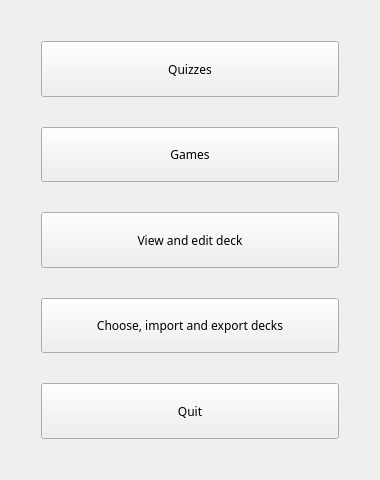
<?xml version="1.0" encoding="UTF-8"?>
<ui version="4.0">
 <class>DeckMenu</class>
 <widget class="QDialog" name="DeckMenu">
  <property name="geometry">
   <rect>
    <x>0</x>
    <y>0</y>
    <width>380</width>
    <height>480</height>
   </rect>
  </property>
  <property name="windowTitle">
   <string>Inter Planetary Flash Cards</string>
  </property>
  <property name="styleSheet">
   <string notr="true">#DeckMenu { border-image: url(split_grey_background.jpg) 0 0 0 0 stretch stretch;}</string>
  </property>
  <layout class="QVBoxLayout" name="verticalLayout_2">
   <item>
    <layout class="QVBoxLayout" name="verticalLayout">
     <property name="spacing">
      <number>30</number>
     </property>
     <property name="sizeConstraint">
      <enum>QLayout::SetDefaultConstraint</enum>
     </property>
     <property name="leftMargin">
      <number>30</number>
     </property>
     <property name="topMargin">
      <number>30</number>
     </property>
     <property name="rightMargin">
      <number>30</number>
     </property>
     <property name="bottomMargin">
      <number>30</number>
     </property>
     <item>
      <widget class="QPushButton" name="pushButtonQuizzes">
       <property name="sizePolicy">
        <sizepolicy hsizetype="Expanding" vsizetype="Expanding">
         <horstretch>0</horstretch>
         <verstretch>0</verstretch>
        </sizepolicy>
       </property>
       <property name="minimumSize">
        <size>
         <width>0</width>
         <height>40</height>
        </size>
       </property>
       <property name="font">
        <font>
         <family>Menlo</family>
        </font>
       </property>
       <property name="text">
        <string>Quizzes</string>
       </property>
       <property name="autoDefault">
        <bool>false</bool>
       </property>
      </widget>
     </item>
     <item>
      <widget class="QPushButton" name="pushButtonGames">
       <property name="sizePolicy">
        <sizepolicy hsizetype="Expanding" vsizetype="Expanding">
         <horstretch>0</horstretch>
         <verstretch>0</verstretch>
        </sizepolicy>
       </property>
       <property name="minimumSize">
        <size>
         <width>0</width>
         <height>40</height>
        </size>
       </property>
       <property name="font">
        <font>
         <family>Menlo</family>
        </font>
       </property>
       <property name="text">
        <string>Games</string>
       </property>
       <property name="autoDefault">
        <bool>false</bool>
       </property>
      </widget>
     </item>
     <item>
      <widget class="QPushButton" name="pushButtonEditDeck">
       <property name="sizePolicy">
        <sizepolicy hsizetype="Expanding" vsizetype="Expanding">
         <horstretch>0</horstretch>
         <verstretch>0</verstretch>
        </sizepolicy>
       </property>
       <property name="minimumSize">
        <size>
         <width>0</width>
         <height>40</height>
        </size>
       </property>
       <property name="font">
        <font>
         <family>Menlo</family>
        </font>
       </property>
       <property name="text">
        <string>View and edit deck</string>
       </property>
       <property name="autoDefault">
        <bool>false</bool>
       </property>
      </widget>
     </item>
     <item>
      <widget class="QPushButton" name="pushButtonImporter">
       <property name="sizePolicy">
        <sizepolicy hsizetype="Expanding" vsizetype="Expanding">
         <horstretch>0</horstretch>
         <verstretch>0</verstretch>
        </sizepolicy>
       </property>
       <property name="minimumSize">
        <size>
         <width>0</width>
         <height>40</height>
        </size>
       </property>
       <property name="font">
        <font>
         <family>Menlo</family>
        </font>
       </property>
       <property name="text">
        <string>Choose, import and export decks</string>
       </property>
       <property name="autoDefault">
        <bool>false</bool>
       </property>
      </widget>
     </item>
     <item>
      <widget class="QPushButton" name="pushButtonQuit">
       <property name="sizePolicy">
        <sizepolicy hsizetype="Expanding" vsizetype="Expanding">
         <horstretch>0</horstretch>
         <verstretch>0</verstretch>
        </sizepolicy>
       </property>
       <property name="minimumSize">
        <size>
         <width>0</width>
         <height>40</height>
        </size>
       </property>
       <property name="font">
        <font>
         <family>Menlo</family>
        </font>
       </property>
       <property name="text">
        <string>Quit</string>
       </property>
       <property name="autoDefault">
        <bool>false</bool>
       </property>
      </widget>
     </item>
    </layout>
   </item>
  </layout>
 </widget>
 <resources/>
 <connections/>
</ui>
